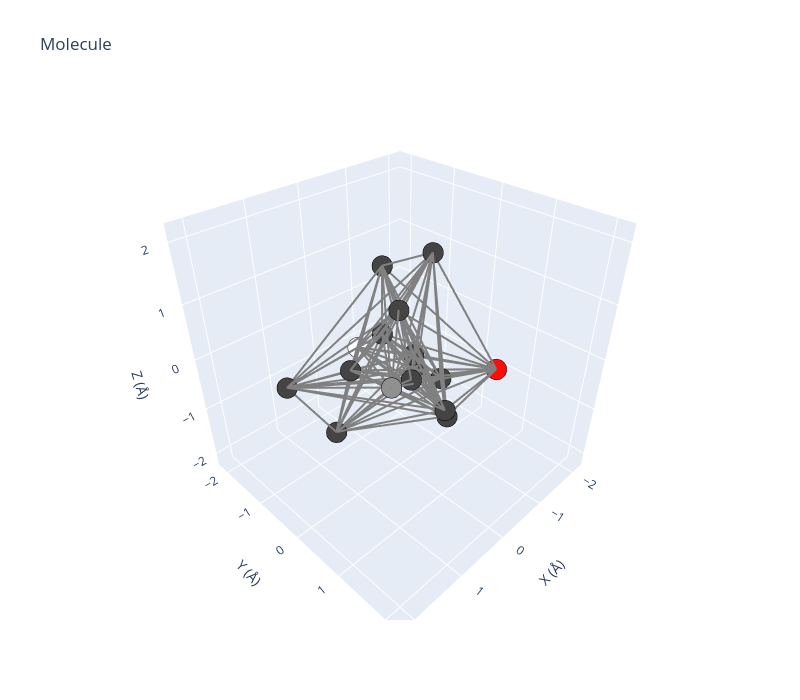

This figure's notebook cell:
### Code cell
plot = vis.plot_molecule(
            pos=mols[0]['pos'],
            edge_index=mols[0]['edge_index'],
            atom_types=['C','O','H'],
            title="Molecule",
            save_path="./here",
            show=True,
            ax=None)

### Figure 1 — Plotly figure (JSON) as saved in the notebook; plotly's stock layout.template omitted (floating-point values rounded to 4 significant figures)
{"data": [{"hoverinfo": "skip", "line": {"color": "gray", "width": 4}, "mode": "lines", "showlegend": false, "type": "scatter3d", "x": [1.325, -1.9, null], "y": [1.171, 0.524, null], "z": [0.8191, -0.8891, null]}, {"hoverinfo": "skip", "line": {"color": "gray", "width": 4}, "mode": "lines", "showlegend": false, "type": "scatter3d", "x": [1.325, -0.2505, null], "y": [1.171, -1.302, null], "z": [0.8191, -0.5031, null]}, {"hoverinfo": "skip", "line": {"color": "gray", "width": 4}, "mode": "lines", "showlegend": false, "type": "scatter3d", "x": [1.325, 1.103, null], "y": [1.171, -0.3327, null], "z": [0.8191, -1.024, null]}, {"hoverinfo": "skip", "line": {"color": "gray", "width": 4}, "mode": "lines", "showlegend": false, "type": "scatter3d", "x": [1.325, -0.7983, null], "y": [1.171, -0.4663, null], "z": [0.8191, -0.5165, null]}, {"hoverinfo": "skip", "line": {"color": "gray", "width": 4}, "mode": "lines", "showlegend": false, "type": "scatter3d", "x": [1.325, 0.3939, null], "y": [1.171, 1.295, null], "z": [0.8191, -0.02911, null]}, {"hoverinfo": "skip", "line": {"color": "gray", "width": 4}, "mode": "lines", "showlegend": false, "type": "scatter3d", "x": [1.325, -0.614, null], "y": [1.171, 0.3329, null], "z": [0.8191, -0.5079, null]}, {"hoverinfo": "skip", "line": {"color": "gray", "width": 4}, "mode": "lines", "showlegend": false, "type": "scatter3d", "x": [1.325, 0.6466, null], "y": [1.171, 0.6219, null], "z": [0.8191, 1.443, null]}, {"hoverinfo": "skip", "line": {"color": "gray", "width": 4}, "mode": "lines", "showlegend": false, "type": "scatter3d", "x": [1.325, 0.8073, null], "y": [1.171, 1.018, null], "z": [0.8191, 0.5869, null]}, {"hoverinfo": "skip", "line": {"color": "gray", "width": 4}, "mode": "lines", "showlegend": false, "type": "scatter3d", "x": [1.325, 0.8517, null], "y": [1.171, -0.2041, null], "z": [0.8191, 0.132, null]}, {"hoverinfo": "skip", "line": {"color": "gray", "width": 4}, "mode": "lines", "showlegend": false, "type": "scatter3d", "x": [1.325, -0.4173, null], "y": [1.171, 0.6691, null], "z": [0.8191, -1.009, null]}, {"hoverinfo": "skip", "line": {"color": "gray", "width": 4}, "mode": "lines", "showlegend": false, "type": "scatter3d", "x": [1.325, -0.913, null], "y": [1.171, -0.1975, null], "z": [0.8191, 1.472, null]}, {"hoverinfo": "skip", "line": {"color": "gray", "width": 4}, "mode": "lines", "showlegend": false, "type": "scatter3d", "x": [1.325, 0.03906, null], "y": [1.171, -0.3584, null], "z": [0.8191, 0.3431, null]}, {"hoverinfo": "skip", "line": {"color": "gray", "width": 4}, "mode": "lines", "showlegend": false, "type": "scatter3d", "x": [1.325, -0.8357, null], "y": [1.171, -1.265, null], "z": [0.8191, 0.8951, null]}, {"hoverinfo": "skip", "line": {"color": "gray", "width": 4}, "mode": "lines", "showlegend": false, "type": "scatter3d", "x": [1.325, -0.9199, null], "y": [1.171, -0.4997, null], "z": [0.8191, -0.9208, null]}, {"hoverinfo": "skip", "line": {"color": "gray", "width": 4}, "mode": "lines", "showlegend": false, "type": "scatter3d", "x": [1.325, 1.482, null], "y": [1.171, -1.006, null], "z": [0.8191, -0.2918, null]}, {"hoverinfo": "skip", "line": {"color": "gray", "width": 4}, "mode": "lines", "showlegend": false, "type": "scatter3d", "x": [-1.9, -0.2505, null], "y": [0.524, -1.302, null], "z": [-0.8891, -0.5031, null]}, {"hoverinfo": "skip", "line": {"color": "gray", "width": 4}, "mode": "lines", "showlegend": false, "type": "scatter3d", "x": [-1.9, 1.103, null], "y": [0.524, -0.3327, null], "z": [-0.8891, -1.024, null]}, {"hoverinfo": "skip", "line": {"color": "gray", "width": 4}, "mode": "lines", "showlegend": false, "type": "scatter3d", "x": [-1.9, -0.7983, null], "y": [0.524, -0.4663, null], "z": [-0.8891, -0.5165, null]}, {"hoverinfo": "skip", "line": {"color": "gray", "width": 4}, "mode": "lines", "showlegend": false, "type": "scatter3d", "x": [-1.9, 0.3939, null], "y": [0.524, 1.295, null], "z": [-0.8891, -0.02911, null]}, {"hoverinfo": "skip", "line": {"color": "gray", "width": 4}, "mode": "lines", "showlegend": false, "type": "scatter3d", "x": [-1.9, -0.614, null], "y": [0.524, 0.3329, null], "z": [-0.8891, -0.5079, null]}, {"hoverinfo": "skip", "line": {"color": "gray", "width": 4}, "mode": "lines", "showlegend": false, "type": "scatter3d", "x": [-1.9, 0.6466, null], "y": [0.524, 0.6219, null], "z": [-0.8891, 1.443, null]}, {"hoverinfo": "skip", "line": {"color": "gray", "width": 4}, "mode": "lines", "showlegend": false, "type": "scatter3d", "x": [-1.9, 0.8073, null], "y": [0.524, 1.018, null], "z": [-0.8891, 0.5869, null]}, {"hoverinfo": "skip", "line": {"color": "gray", "width": 4}, "mode": "lines", "showlegend": false, "type": "scatter3d", "x": [-1.9, 0.8517, null], "y": [0.524, -0.2041, null], "z": [-0.8891, 0.132, null]}, {"hoverinfo": "skip", "line": {"color": "gray", "width": 4}, "mode": "lines", "showlegend": false, "type": "scatter3d", "x": [-1.9, -0.4173, null], "y": [0.524, 0.6691, null], "z": [-0.8891, -1.009, null]}, {"hoverinfo": "skip", "line": {"color": "gray", "width": 4}, "mode": "lines", "showlegend": false, "type": "scatter3d", "x": [-1.9, -0.913, null], "y": [0.524, -0.1975, null], "z": [-0.8891, 1.472, null]}, {"hoverinfo": "skip", "line": {"color": "gray", "width": 4}, "mode": "lines", "showlegend": false, "type": "scatter3d", "x": [-1.9, 0.03906, null], "y": [0.524, -0.3584, null], "z": [-0.8891, 0.3431, null]}, {"hoverinfo": "skip", "line": {"color": "gray", "width": 4}, "mode": "lines", "showlegend": false, "type": "scatter3d", "x": [-1.9, -0.8357, null], "y": [0.524, -1.265, null], "z": [-0.8891, 0.8951, null]}, {"hoverinfo": "skip", "line": {"color": "gray", "width": 4}, "mode": "lines", "showlegend": false, "type": "scatter3d", "x": [-1.9, -0.9199, null], "y": [0.524, -0.4997, null], "z": [-0.8891, -0.9208, null]}, {"hoverinfo": "skip", "line": {"color": "gray", "width": 4}, "mode": "lines", "showlegend": false, "type": "scatter3d", "x": [-1.9, 1.482, null], "y": [0.524, -1.006, null], "z": [-0.8891, -0.2918, null]}, {"hoverinfo": "skip", "line": {"color": "gray", "width": 4}, "mode": "lines", "showlegend": false, "type": "scatter3d", "x": [-0.2505, 1.103, null], "y": [-1.302, -0.3327, null], "z": [-0.5031, -1.024, null]}, {"hoverinfo": "skip", "line": {"color": "gray", "width": 4}, "mode": "lines", "showlegend": false, "type": "scatter3d", "x": [-0.2505, -0.7983, null], "y": [-1.302, -0.4663, null], "z": [-0.5031, -0.5165, null]}, {"hoverinfo": "skip", "line": {"color": "gray", "width": 4}, "mode": "lines", "showlegend": false, "type": "scatter3d", "x": [-0.2505, 0.3939, null], "y": [-1.302, 1.295, null], "z": [-0.5031, -0.02911, null]}, {"hoverinfo": "skip", "line": {"color": "gray", "width": 4}, "mode": "lines", "showlegend": false, "type": "scatter3d", "x": [-0.2505, -0.614, null], "y": [-1.302, 0.3329, null], "z": [-0.5031, -0.5079, null]}, {"hoverinfo": "skip", "line": {"color": "gray", "width": 4}, "mode": "lines", "showlegend": false, "type": "scatter3d", "x": [-0.2505, 0.6466, null], "y": [-1.302, 0.6219, null], "z": [-0.5031, 1.443, null]}, {"hoverinfo": "skip", "line": {"color": "gray", "width": 4}, "mode": "lines", "showlegend": false, "type": "scatter3d", "x": [-0.2505, 0.8073, null], "y": [-1.302, 1.018, null], "z": [-0.5031, 0.5869, null]}, {"hoverinfo": "skip", "line": {"color": "gray", "width": 4}, "mode": "lines", "showlegend": false, "type": "scatter3d", "x": [-0.2505, 0.8517, null], "y": [-1.302, -0.2041, null], "z": [-0.5031, 0.132, null]}, {"hoverinfo": "skip", "line": {"color": "gray", "width": 4}, "mode": "lines", "showlegend": false, "type": "scatter3d", "x": [-0.2505, -0.4173, null], "y": [-1.302, 0.6691, null], "z": [-0.5031, -1.009, null]}, {"hoverinfo": "skip", "line": {"color": "gray", "width": 4}, "mode": "lines", "showlegend": false, "type": "scatter3d", "x": [-0.2505, -0.913, null], "y": [-1.302, -0.1975, null], "z": [-0.5031, 1.472, null]}, {"hoverinfo": "skip", "line": {"color": "gray", "width": 4}, "mode": "lines", "showlegend": false, "type": "scatter3d", "x": [-0.2505, 0.03906, null], "y": [-1.302, -0.3584, null], "z": [-0.5031, 0.3431, null]}, {"hoverinfo": "skip", "line": {"color": "gray", "width": 4}, "mode": "lines", "showlegend": false, "type": "scatter3d", "x": [-0.2505, -0.8357, null], "y": [-1.302, -1.265, null], "z": [-0.5031, 0.8951, null]}, {"hoverinfo": "skip", "line": {"color": "gray", "width": 4}, "mode": "lines", "showlegend": false, "type": "scatter3d", "x": [-0.2505, -0.9199, null], "y": [-1.302, -0.4997, null], "z": [-0.5031, -0.9208, null]}, {"hoverinfo": "skip", "line": {"color": "gray", "width": 4}, "mode": "lines", "showlegend": false, "type": "scatter3d", "x": [-0.2505, 1.482, null], "y": [-1.302, -1.006, null], "z": [-0.5031, -0.2918, null]}, {"hoverinfo": "skip", "line": {"color": "gray", "width": 4}, "mode": "lines", "showlegend": false, "type": "scatter3d", "x": [1.103, -0.7983, null], "y": [-0.3327, -0.4663, null], "z": [-1.024, -0.5165, null]}, {"hoverinfo": "skip", "line": {"color": "gray", "width": 4}, "mode": "lines", "showlegend": false, "type": "scatter3d", "x": [1.103, 0.3939, null], "y": [-0.3327, 1.295, null], "z": [-1.024, -0.02911, null]}, {"hoverinfo": "skip", "line": {"color": "gray", "width": 4}, "mode": "lines", "showlegend": false, "type": "scatter3d", "x": [1.103, -0.614, null], "y": [-0.3327, 0.3329, null], "z": [-1.024, -0.5079, null]}, {"hoverinfo": "skip", "line": {"color": "gray", "width": 4}, "mode": "lines", "showlegend": false, "type": "scatter3d", "x": [1.103, 0.6466, null], "y": [-0.3327, 0.6219, null], "z": [-1.024, 1.443, null]}, {"hoverinfo": "skip", "line": {"color": "gray", "width": 4}, "mode": "lines", "showlegend": false, "type": "scatter3d", "x": [1.103, 0.8073, null], "y": [-0.3327, 1.018, null], "z": [-1.024, 0.5869, null]}, {"hoverinfo": "skip", "line": {"color": "gray", "width": 4}, "mode": "lines", "showlegend": false, "type": "scatter3d", "x": [1.103, 0.8517, null], "y": [-0.3327, -0.2041, null], "z": [-1.024, 0.132, null]}, {"hoverinfo": "skip", "line": {"color": "gray", "width": 4}, "mode": "lines", "showlegend": false, "type": "scatter3d", "x": [1.103, -0.4173, null], "y": [-0.3327, 0.6691, null], "z": [-1.024, -1.009, null]}, {"hoverinfo": "skip", "line": {"color": "gray", "width": 4}, "mode": "lines", "showlegend": false, "type": "scatter3d", "x": [1.103, -0.913, null], "y": [-0.3327, -0.1975, null], "z": [-1.024, 1.472, null]}, {"hoverinfo": "skip", "line": {"color": "gray", "width": 4}, "mode": "lines", "showlegend": false, "type": "scatter3d", "x": [1.103, 0.03906, null], "y": [-0.3327, -0.3584, null], "z": [-1.024, 0.3431, null]}, {"hoverinfo": "skip", "line": {"color": "gray", "width": 4}, "mode": "lines", "showlegend": false, "type": "scatter3d", "x": [1.103, -0.8357, null], "y": [-0.3327, -1.265, null], "z": [-1.024, 0.8951, null]}, {"hoverinfo": "skip", "line": {"color": "gray", "width": 4}, "mode": "lines", "showlegend": false, "type": "scatter3d", "x": [1.103, -0.9199, null], "y": [-0.3327, -0.4997, null], "z": [-1.024, -0.9208, null]}, {"hoverinfo": "skip", "line": {"color": "gray", "width": 4}, "mode": "lines", "showlegend": false, "type": "scatter3d", "x": [1.103, 1.482, null], "y": [-0.3327, -1.006, null], "z": [-1.024, -0.2918, null]}, {"hoverinfo": "skip", "line": {"color": "gray", "width": 4}, "mode": "lines", "showlegend": false, "type": "scatter3d", "x": [-0.7983, 0.3939, null], "y": [-0.4663, 1.295, null], "z": [-0.5165, -0.02911, null]}, {"hoverinfo": "skip", "line": {"color": "gray", "width": 4}, "mode": "lines", "showlegend": false, "type": "scatter3d", "x": [-0.7983, -0.614, null], "y": [-0.4663, 0.3329, null], "z": [-0.5165, -0.5079, null]}, {"hoverinfo": "skip", "line": {"color": "gray", "width": 4}, "mode": "lines", "showlegend": false, "type": "scatter3d", "x": [-0.7983, 0.6466, null], "y": [-0.4663, 0.6219, null], "z": [-0.5165, 1.443, null]}, {"hoverinfo": "skip", "line": {"color": "gray", "width": 4}, "mode": "lines", "showlegend": false, "type": "scatter3d", "x": [-0.7983, 0.8073, null], "y": [-0.4663, 1.018, null], "z": [-0.5165, 0.5869, null]}, {"hoverinfo": "skip", "line": {"color": "gray", "width": 4}, "mode": "lines", "showlegend": false, "type": "scatter3d", "x": [-0.7983, 0.8517, null], "y": [-0.4663, -0.2041, null], "z": [-0.5165, 0.132, null]}, {"hoverinfo": "skip", "line": {"color": "gray", "width": 4}, "mode": "lines", "showlegend": false, "type": "scatter3d", "x": [-0.7983, -0.4173, null], "y": [-0.4663, 0.6691, null], "z": [-0.5165, -1.009, null]}, {"hoverinfo": "skip", "line": {"color": "gray", "width": 4}, "mode": "lines", "showlegend": false, "type": "scatter3d", "x": [-0.7983, -0.913, null], "y": [-0.4663, -0.1975, null], "z": [-0.5165, 1.472, null]}, {"hoverinfo": "skip", "line": {"color": "gray", "width": 4}, "mode": "lines", "showlegend": false, "type": "scatter3d", "x": [-0.7983, 0.03906, null], "y": [-0.4663, -0.3584, null], "z": [-0.5165, 0.3431, null]}, {"hoverinfo": "skip", "line": {"color": "gray", "width": 4}, "mode": "lines", "showlegend": false, "type": "scatter3d", "x": [-0.7983, -0.8357, null], "y": [-0.4663, -1.265, null], "z": [-0.5165, 0.8951, null]}, {"hoverinfo": "skip", "line": {"color": "gray", "width": 4}, "mode": "lines", "showlegend": false, "type": "scatter3d", "x": [-0.7983, -0.9199, null], "y": [-0.4663, -0.4997, null], "z": [-0.5165, -0.9208, null]}, {"hoverinfo": "skip", "line": {"color": "gray", "width": 4}, "mode": "lines", "showlegend": false, "type": "scatter3d", "x": [-0.7983, 1.482, null], "y": [-0.4663, -1.006, null], "z": [-0.5165, -0.2918, null]}, {"hoverinfo": "skip", "line": {"color": "gray", "width": 4}, "mode": "lines", "showlegend": false, "type": "scatter3d", "x": [0.3939, -0.614, null], "y": [1.295, 0.3329, null], "z": [-0.02911, -0.5079, null]}, {"hoverinfo": "skip", "line": {"color": "gray", "width": 4}, "mode": "lines", "showlegend": false, "type": "scatter3d", "x": [0.3939, 0.6466, null], "y": [1.295, 0.6219, null], "z": [-0.02911, 1.443, null]}, {"hoverinfo": "skip", "line": {"color": "gray", "width": 4}, "mode": "lines", "showlegend": false, "type": "scatter3d", "x": [0.3939, 0.8073, null], "y": [1.295, 1.018, null], "z": [-0.02911, 0.5869, null]}, {"hoverinfo": "skip", "line": {"color": "gray", "width": 4}, "mode": "lines", "showlegend": false, "type": "scatter3d", "x": [0.3939, 0.8517, null], "y": [1.295, -0.2041, null], "z": [-0.02911, 0.132, null]}, {"hoverinfo": "skip", "line": {"color": "gray", "width": 4}, "mode": "lines", "showlegend": false, "type": "scatter3d", "x": [0.3939, -0.4173, null], "y": [1.295, 0.6691, null], "z": [-0.02911, -1.009, null]}, {"hoverinfo": "skip", "line": {"color": "gray", "width": 4}, "mode": "lines", "showlegend": false, "type": "scatter3d", "x": [0.3939, -0.913, null], "y": [1.295, -0.1975, null], "z": [-0.02911, 1.472, null]}, {"hoverinfo": "skip", "line": {"color": "gray", "width": 4}, "mode": "lines", "showlegend": false, "type": "scatter3d", "x": [0.3939, 0.03906, null], "y": [1.295, -0.3584, null], "z": [-0.02911, 0.3431, null]}, {"hoverinfo": "skip", "line": {"color": "gray", "width": 4}, "mode": "lines", "showlegend": false, "type": "scatter3d", "x": [0.3939, -0.8357, null], "y": [1.295, -1.265, null], "z": [-0.02911, 0.8951, null]}, {"hoverinfo": "skip", "line": {"color": "gray", "width": 4}, "mode": "lines", "showlegend": false, "type": "scatter3d", "x": [0.3939, -0.9199, null], "y": [1.295, -0.4997, null], "z": [-0.02911, -0.9208, null]}, {"hoverinfo": "skip", "line": {"color": "gray", "width": 4}, "mode": "lines", "showlegend": false, "type": "scatter3d", "x": [0.3939, 1.482, null], "y": [1.295, -1.006, null], "z": [-0.02911, -0.2918, null]}, {"hoverinfo": "skip", "line": {"color": "gray", "width": 4}, "mode": "lines", "showlegend": false, "type": "scatter3d", "x": [-0.614, 0.6466, null], "y": [0.3329, 0.6219, null], "z": [-0.5079, 1.443, null]}, {"hoverinfo": "skip", "line": {"color": "gray", "width": 4}, "mode": "lines", "showlegend": false, "type": "scatter3d", "x": [-0.614, 0.8073, null], "y": [0.3329, 1.018, null], "z": [-0.5079, 0.5869, null]}, {"hoverinfo": "skip", "line": {"color": "gray", "width": 4}, "mode": "lines", "showlegend": false, "type": "scatter3d", "x": [-0.614, 0.8517, null], "y": [0.3329, -0.2041, null], "z": [-0.5079, 0.132, null]}, {"hoverinfo": "skip", "line": {"color": "gray", "width": 4}, "mode": "lines", "showlegend": false, "type": "scatter3d", "x": [-0.614, -0.4173, null], "y": [0.3329, 0.6691, null], "z": [-0.5079, -1.009, null]}, {"hoverinfo": "skip", "line": {"color": "gray", "width": 4}, "mode": "lines", "showlegend": false, "type": "scatter3d", "x": [-0.614, -0.913, null], "y": [0.3329, -0.1975, null], "z": [-0.5079, 1.472, null]}, {"hoverinfo": "skip", "line": {"color": "gray", "width": 4}, "mode": "lines", "showlegend": false, "type": "scatter3d", "x": [-0.614, 0.03906, null], "y": [0.3329, -0.3584, null], "z": [-0.5079, 0.3431, null]}, {"hoverinfo": "skip", "line": {"color": "gray", "width": 4}, "mode": "lines", "showlegend": false, "type": "scatter3d", "x": [-0.614, -0.8357, null], "y": [0.3329, -1.265, null], "z": [-0.5079, 0.8951, null]}, {"hoverinfo": "skip", "line": {"color": "gray", "width": 4}, "mode": "lines", "showlegend": false, "type": "scatter3d", "x": [-0.614, -0.9199, null], "y": [0.3329, -0.4997, null], "z": [-0.5079, -0.9208, null]}, {"hoverinfo": "skip", "line": {"color": "gray", "width": 4}, "mode": "lines", "showlegend": false, "type": "scatter3d", "x": [-0.614, 1.482, null], "y": [0.3329, -1.006, null], "z": [-0.5079, -0.2918, null]}, {"hoverinfo": "skip", "line": {"color": "gray", "width": 4}, "mode": "lines", "showlegend": false, "type": "scatter3d", "x": [0.6466, 0.8073, null], "y": [0.6219, 1.018, null], "z": [1.443, 0.5869, null]}, {"hoverinfo": "skip", "line": {"color": "gray", "width": 4}, "mode": "lines", "showlegend": false, "type": "scatter3d", "x": [0.6466, 0.8517, null], "y": [0.6219, -0.2041, null], "z": [1.443, 0.132, null]}, {"hoverinfo": "skip", "line": {"color": "gray", "width": 4}, "mode": "lines", "showlegend": false, "type": "scatter3d", "x": [0.6466, -0.4173, null], "y": [0.6219, 0.6691, null], "z": [1.443, -1.009, null]}, {"hoverinfo": "skip", "line": {"color": "gray", "width": 4}, "mode": "lines", "showlegend": false, "type": "scatter3d", "x": [0.6466, -0.913, null], "y": [0.6219, -0.1975, null], "z": [1.443, 1.472, null]}, {"hoverinfo": "skip", "line": {"color": "gray", "width": 4}, "mode": "lines", "showlegend": false, "type": "scatter3d", "x": [0.6466, 0.03906, null], "y": [0.6219, -0.3584, null], "z": [1.443, 0.3431, null]}, {"hoverinfo": "skip", "line": {"color": "gray", "width": 4}, "mode": "lines", "showlegend": false, "type": "scatter3d", "x": [0.6466, -0.8357, null], "y": [0.6219, -1.265, null], "z": [1.443, 0.8951, null]}, {"hoverinfo": "skip", "line": {"color": "gray", "width": 4}, "mode": "lines", "showlegend": false, "type": "scatter3d", "x": [0.6466, -0.9199, null], "y": [0.6219, -0.4997, null], "z": [1.443, -0.9208, null]}, {"hoverinfo": "skip", "line": {"color": "gray", "width": 4}, "mode": "lines", "showlegend": false, "type": "scatter3d", "x": [0.6466, 1.482, null], "y": [0.6219, -1.006, null], "z": [1.443, -0.2918, null]}, {"hoverinfo": "skip", "line": {"color": "gray", "width": 4}, "mode": "lines", "showlegend": false, "type": "scatter3d", "x": [0.8073, 0.8517, null], "y": [1.018, -0.2041, null], "z": [0.5869, 0.132, null]}, {"hoverinfo": "skip", "line": {"color": "gray", "width": 4}, "mode": "lines", "showlegend": false, "type": "scatter3d", "x": [0.8073, -0.4173, null], "y": [1.018, 0.6691, null], "z": [0.5869, -1.009, null]}, {"hoverinfo": "skip", "line": {"color": "gray", "width": 4}, "mode": "lines", "showlegend": false, "type": "scatter3d", "x": [0.8073, -0.913, null], "y": [1.018, -0.1975, null], "z": [0.5869, 1.472, null]}, {"hoverinfo": "skip", "line": {"color": "gray", "width": 4}, "mode": "lines", "showlegend": false, "type": "scatter3d", "x": [0.8073, 0.03906, null], "y": [1.018, -0.3584, null], "z": [0.5869, 0.3431, null]}, {"hoverinfo": "skip", "line": {"color": "gray", "width": 4}, "mode": "lines", "showlegend": false, "type": "scatter3d", "x": [0.8073, -0.8357, null], "y": [1.018, -1.265, null], "z": [0.5869, 0.8951, null]}, {"hoverinfo": "skip", "line": {"color": "gray", "width": 4}, "mode": "lines", "showlegend": false, "type": "scatter3d", "x": [0.8073, -0.9199, null], "y": [1.018, -0.4997, null], "z": [0.5869, -0.9208, null]}, {"hoverinfo": "skip", "line": {"color": "gray", "width": 4}, "mode": "lines", "showlegend": false, "type": "scatter3d", "x": [0.8073, 1.482, null], "y": [1.018, -1.006, null], "z": [0.5869, -0.2918, null]}, {"hoverinfo": "skip", "line": {"color": "gray", "width": 4}, "mode": "lines", "showlegend": false, "type": "scatter3d", "x": [0.8517, -0.4173, null], "y": [-0.2041, 0.6691, null], "z": [0.132, -1.009, null]}, {"hoverinfo": "skip", "line": {"color": "gray", "width": 4}, "mode": "lines", "showlegend": false, "type": "scatter3d", "x": [0.8517, -0.913, null], "y": [-0.2041, -0.1975, null], "z": [0.132, 1.472, null]}, {"hoverinfo": "skip", "line": {"color": "gray", "width": 4}, "mode": "lines", "showlegend": false, "type": "scatter3d", "x": [0.8517, 0.03906, null], "y": [-0.2041, -0.3584, null], "z": [0.132, 0.3431, null]}, {"hoverinfo": "skip", "line": {"color": "gray", "width": 4}, "mode": "lines", "showlegend": false, "type": "scatter3d", "x": [0.8517, -0.8357, null], "y": [-0.2041, -1.265, null], "z": [0.132, 0.8951, null]}, {"hoverinfo": "skip", "line": {"color": "gray", "width": 4}, "mode": "lines", "showlegend": false, "type": "scatter3d", "x": [0.8517, -0.9199, null], "y": [-0.2041, -0.4997, null], "z": [0.132, -0.9208, null]}, {"hoverinfo": "skip", "line": {"color": "gray", "width": 4}, "mode": "lines", "showlegend": false, "type": "scatter3d", "x": [0.8517, 1.482, null], "y": [-0.2041, -1.006, null], "z": [0.132, -0.2918, null]}, {"hoverinfo": "skip", "line": {"color": "gray", "width": 4}, "mode": "lines", "showlegend": false, "type": "scatter3d", "x": [-0.4173, -0.913, null], "y": [0.6691, -0.1975, null], "z": [-1.009, 1.472, null]}, {"hoverinfo": "skip", "line": {"color": "gray", "width": 4}, "mode": "lines", "showlegend": false, "type": "scatter3d", "x": [-0.4173, 0.03906, null], "y": [0.6691, -0.3584, null], "z": [-1.009, 0.3431, null]}, {"hoverinfo": "skip", "line": {"color": "gray", "width": 4}, "mode": "lines", "showlegend": false, "type": "scatter3d", "x": [-0.4173, -0.8357, null], "y": [0.6691, -1.265, null], "z": [-1.009, 0.8951, null]}, {"hoverinfo": "skip", "line": {"color": "gray", "width": 4}, "mode": "lines", "showlegend": false, "type": "scatter3d", "x": [-0.4173, -0.9199, null], "y": [0.6691, -0.4997, null], "z": [-1.009, -0.9208, null]}, {"hoverinfo": "skip", "line": {"color": "gray", "width": 4}, "mode": "lines", "showlegend": false, "type": "scatter3d", "x": [-0.4173, 1.482, null], "y": [0.6691, -1.006, null], "z": [-1.009, -0.2918, null]}, {"hoverinfo": "skip", "line": {"color": "gray", "width": 4}, "mode": "lines", "showlegend": false, "type": "scatter3d", "x": [-0.913, 0.03906, null], "y": [-0.1975, -0.3584, null], "z": [1.472, 0.3431, null]}, {"hoverinfo": "skip", "line": {"color": "gray", "width": 4}, "mode": "lines", "showlegend": false, "type": "scatter3d", "x": [-0.913, -0.8357, null], "y": [-0.1975, -1.265, null], "z": [1.472, 0.8951, null]}, {"hoverinfo": "skip", "line": {"color": "gray", "width": 4}, "mode": "lines", "showlegend": false, "type": "scatter3d", "x": [-0.913, -0.9199, null], "y": [-0.1975, -0.4997, null], "z": [1.472, -0.9208, null]}, {"hoverinfo": "skip", "line": {"color": "gray", "width": 4}, "mode": "lines", "showlegend": false, "type": "scatter3d", "x": [-0.913, 1.482, null], "y": [-0.1975, -1.006, null], "z": [1.472, -0.2918, null]}, {"hoverinfo": "skip", "line": {"color": "gray", "width": 4}, "mode": "lines", "showlegend": false, "type": "scatter3d", "x": [0.03906, -0.8357, null], "y": [-0.3584, -1.265, null], "z": [0.3431, 0.8951, null]}, {"hoverinfo": "skip", "line": {"color": "gray", "width": 4}, "mode": "lines", "showlegend": false, "type": "scatter3d", "x": [0.03906, -0.9199, null], "y": [-0.3584, -0.4997, null], "z": [0.3431, -0.9208, null]}, {"hoverinfo": "skip", "line": {"color": "gray", "width": 4}, "mode": "lines", "showlegend": false, "type": "scatter3d", "x": [0.03906, 1.482, null], "y": [-0.3584, -1.006, null], "z": [0.3431, -0.2918, null]}, {"hoverinfo": "skip", "line": {"color": "gray", "width": 4}, "mode": "lines", "showlegend": false, "type": "scatter3d", "x": [-0.8357, -0.9199, null], "y": [-1.265, -0.4997, null], "z": [0.8951, -0.9208, null]}, {"hoverinfo": "skip", "line": {"color": "gray", "width": 4}, "mode": "lines", "showlegend": false, "type": "scatter3d", "x": [-0.8357, 1.482, null], "y": [-1.265, -1.006, null], "z": [0.8951, -0.2918, null]}, {"hoverinfo": "skip", "line": {"color": "gray", "width": 4}, "mode": "lines", "showlegend": false, "type": "scatter3d", "x": [-0.9199, 1.482, null], "y": [-0.4997, -1.006, null], "z": [-0.9208, -0.2918, null]}, {"hovertemplate": "<b>%{text}</b><br>X: %{x:.3f}<br>Y: %{y:.3f}<br>Z: %{z:.3f}", "marker": {"color": ["#909090", "#FF0D0D", "#FFFFFF"], "line": {"color": "black", "width": 2}, "size": 12}, "mode": "markers", "showlegend": false, "text": ["Atom 0", "Atom 1", "Atom 2", "Atom 3", "Atom 4", "Atom 5", "Atom 6", "Atom 7", "Atom 8", "Atom 9", "Atom 10", "Atom 11", "Atom 12", "Atom 13", "Atom 14", "Atom 15"], "type": "scatter3d", "x": [1.325, -1.9, -0.2505, 1.103, -0.7983, 0.3939, -0.614, 0.6466, 0.8073, 0.8517, -0.4173, -0.913, 0.03906, -0.8357, -0.9199, 1.482], "y": [1.171, 0.524, -1.302, -0.3327, -0.4663, 1.295, 0.3329, 0.6219, 1.018, -0.2041, 0.6691, -0.1975, -0.3584, -1.265, -0.4997, -1.006], "z": [0.8191, -0.8891, -0.5031, -1.024, -0.5165, -0.02911, -0.5079, 1.443, 0.5869, 0.132, -1.009, 1.472, 0.3431, 0.8951, -0.9208, -0.2918]}], "layout": {"height": 700, "scene": {"aspectmode": "cube", "xaxis": {"range": [-2.281, 2.281], "title": {"text": "X (Å)"}}, "yaxis": {"range": [-2.281, 2.281], "title": {"text": "Y (Å)"}}, "zaxis": {"range": [-2.281, 2.281], "title": {"text": "Z (Å)"}}}, "title": {"text": "Molecule"}, "width": 800}}
